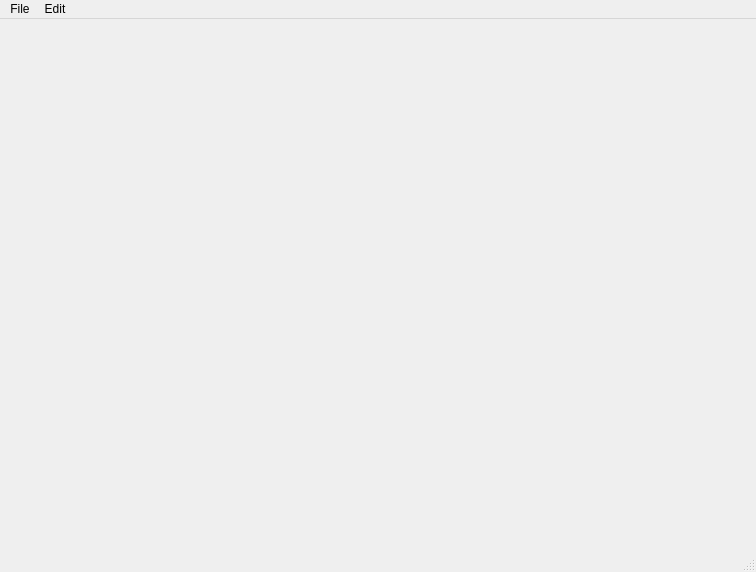
<?xml version="1.0" encoding="UTF-8"?>
<ui version="4.0">
 <class>EditorWindow</class>
 <widget class="QMainWindow" name="EditorWindow">
  <property name="geometry">
   <rect>
    <x>0</x>
    <y>0</y>
    <width>756</width>
    <height>572</height>
   </rect>
  </property>
  <property name="contextMenuPolicy">
   <enum>Qt::DefaultContextMenu</enum>
  </property>
  <property name="windowTitle">
   <string>Image editor</string>
  </property>
  <widget class="QWidget" name="centralwidget">
   <layout class="QHBoxLayout" name="horizontalLayout_2"/>
  </widget>
  <widget class="QMenuBar" name="menubar">
   <property name="geometry">
    <rect>
     <x>0</x>
     <y>0</y>
     <width>756</width>
     <height>25</height>
    </rect>
   </property>
   <widget class="QMenu" name="menuFile">
    <property name="title">
     <string>File</string>
    </property>
    <addaction name="actionOpen"/>
    <addaction name="actionClose"/>
    <addaction name="separator"/>
    <addaction name="actionSave"/>
    <addaction name="actionSaveAs"/>
    <addaction name="separator"/>
    <addaction name="actionQuit"/>
   </widget>
   <widget class="QMenu" name="menuImage">
    <property name="title">
     <string>Edit</string>
    </property>
    <addaction name="actionRotate"/>
    <addaction name="actionScale"/>
    <addaction name="actionWaves"/>
    <addaction name="separator"/>
    <addaction name="actionContrastLinear"/>
    <addaction name="actionContrastRGB"/>
    <addaction name="actionGrayWorld"/>
    <addaction name="separator"/>
    <addaction name="actionCustomFilter"/>
    <addaction name="actionGaussianBlur"/>
    <addaction name="actionUnsharp"/>
    <addaction name="actionMedianFilter"/>
   </widget>
   <addaction name="menuFile"/>
   <addaction name="menuImage"/>
  </widget>
  <widget class="QStatusBar" name="statusbar"/>
  <action name="actionOpen">
   <property name="text">
    <string>Open</string>
   </property>
   <property name="shortcut">
    <string>Ctrl+O</string>
   </property>
  </action>
  <action name="actionSave">
   <property name="text">
    <string>Save</string>
   </property>
   <property name="shortcut">
    <string>Ctrl+S</string>
   </property>
  </action>
  <action name="actionSaveAs">
   <property name="text">
    <string>Save as ...</string>
   </property>
   <property name="shortcut">
    <string>Ctrl+Shift+S</string>
   </property>
  </action>
  <action name="actionQuit">
   <property name="text">
    <string>Quit</string>
   </property>
   <property name="shortcut">
    <string>Ctrl+Q</string>
   </property>
  </action>
  <action name="actionClose">
   <property name="text">
    <string>Close</string>
   </property>
  </action>
  <action name="actionContrastLinear">
   <property name="text">
    <string>Linear contrast correction</string>
   </property>
   <property name="shortcut">
    <string>Ctrl+Shift+L</string>
   </property>
  </action>
  <action name="actionContrastRGB">
   <property name="text">
    <string>Channel contrast correction</string>
   </property>
  </action>
  <action name="actionCustomFilter">
   <property name="text">
    <string>Custom filter</string>
   </property>
   <property name="shortcut">
    <string>Ctrl+Shift+C</string>
   </property>
  </action>
  <action name="actionRotate">
   <property name="text">
    <string>Rotate</string>
   </property>
   <property name="shortcut">
    <string>Ctrl+Shift+R</string>
   </property>
  </action>
  <action name="actionScale">
   <property name="text">
    <string>Scale</string>
   </property>
  </action>
  <action name="actionGaussianBlur">
   <property name="text">
    <string>Gaussian blur</string>
   </property>
   <property name="shortcut">
    <string>Ctrl+Shift+G</string>
   </property>
  </action>
  <action name="actionUnsharp">
   <property name="text">
    <string>Unsharp</string>
   </property>
   <property name="shortcut">
    <string>Ctrl+Shift+U</string>
   </property>
  </action>
  <action name="actionGrayWorld">
   <property name="text">
    <string>Gray world</string>
   </property>
  </action>
  <action name="actionMedianFilter">
   <property name="text">
    <string>Median filter</string>
   </property>
   <property name="shortcut">
    <string>Ctrl+Shift+M</string>
   </property>
  </action>
  <action name="actionWaves">
   <property name="text">
    <string>Waves</string>
   </property>
   <property name="shortcut">
    <string>Ctrl+Shift+W</string>
   </property>
  </action>
 </widget>
 <resources/>
 <connections>
  <connection>
   <sender>actionQuit</sender>
   <signal>activated()</signal>
   <receiver>EditorWindow</receiver>
   <slot>close()</slot>
   <hints>
    <hint type="sourcelabel">
     <x>-1</x>
     <y>-1</y>
    </hint>
    <hint type="destinationlabel">
     <x>399</x>
     <y>299</y>
    </hint>
   </hints>
  </connection>
 </connections>
</ui>
